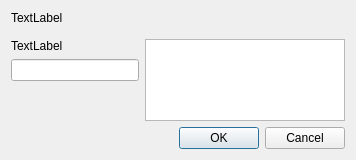
<?xml version="1.0" encoding="UTF-8"?>
<ui version="4.0">
 <class>Dialog</class>
 <widget class="QDialog" name="Dialog">
  <property name="geometry">
   <rect>
    <x>0</x>
    <y>0</y>
    <width>347</width>
    <height>145</height>
   </rect>
  </property>
  <property name="windowTitle">
   <string>Dialog</string>
  </property>
  <layout class="QGridLayout" name="gridLayout">
   <property name="sizeConstraint">
    <enum>QLayout::SetMinimumSize</enum>
   </property>
   <item row="2" column="1" rowspan="3">
    <widget class="QListView" name="listview">
     <property name="sizePolicy">
      <sizepolicy hsizetype="MinimumExpanding" vsizetype="Expanding">
       <horstretch>0</horstretch>
       <verstretch>0</verstretch>
      </sizepolicy>
     </property>
     <property name="minimumSize">
      <size>
       <width>200</width>
       <height>0</height>
      </size>
     </property>
    </widget>
   </item>
   <item row="5" column="0" colspan="2">
    <widget class="QDialogButtonBox" name="buttonBox">
     <property name="orientation">
      <enum>Qt::Horizontal</enum>
     </property>
     <property name="standardButtons">
      <set>QDialogButtonBox::Cancel|QDialogButtonBox::Ok</set>
     </property>
    </widget>
   </item>
   <item row="0" column="0" colspan="2">
    <widget class="QLabel" name="description_lbl">
     <property name="sizePolicy">
      <sizepolicy hsizetype="Preferred" vsizetype="MinimumExpanding">
       <horstretch>0</horstretch>
       <verstretch>0</verstretch>
      </sizepolicy>
     </property>
     <property name="text">
      <string>TextLabel</string>
     </property>
     <property name="wordWrap">
      <bool>true</bool>
     </property>
    </widget>
   </item>
   <item row="2" column="0">
    <widget class="QLabel" name="setter_lbl">
     <property name="text">
      <string>TextLabel</string>
     </property>
    </widget>
   </item>
   <item row="3" column="0">
    <widget class="QLineEdit" name="setter_edit">
     <property name="sizePolicy">
      <sizepolicy hsizetype="MinimumExpanding" vsizetype="Fixed">
       <horstretch>0</horstretch>
       <verstretch>0</verstretch>
      </sizepolicy>
     </property>
     <property name="minimumSize">
      <size>
       <width>128</width>
       <height>0</height>
      </size>
     </property>
    </widget>
   </item>
   <item row="4" column="0">
    <spacer name="verticalSpacer">
     <property name="orientation">
      <enum>Qt::Vertical</enum>
     </property>
     <property name="sizeType">
      <enum>QSizePolicy::MinimumExpanding</enum>
     </property>
     <property name="sizeHint" stdset="0">
      <size>
       <width>20</width>
       <height>40</height>
      </size>
     </property>
    </spacer>
   </item>
   <item row="1" column="0" colspan="2">
    <spacer name="verticalSpacer_2">
     <property name="orientation">
      <enum>Qt::Vertical</enum>
     </property>
     <property name="sizeType">
      <enum>QSizePolicy::Fixed</enum>
     </property>
     <property name="sizeHint" stdset="0">
      <size>
       <width>20</width>
       <height>8</height>
      </size>
     </property>
    </spacer>
   </item>
  </layout>
 </widget>
 <resources/>
 <connections>
  <connection>
   <sender>buttonBox</sender>
   <signal>accepted()</signal>
   <receiver>Dialog</receiver>
   <slot>accept()</slot>
   <hints>
    <hint type="sourcelabel">
     <x>248</x>
     <y>254</y>
    </hint>
    <hint type="destinationlabel">
     <x>157</x>
     <y>274</y>
    </hint>
   </hints>
  </connection>
  <connection>
   <sender>buttonBox</sender>
   <signal>rejected()</signal>
   <receiver>Dialog</receiver>
   <slot>reject()</slot>
   <hints>
    <hint type="sourcelabel">
     <x>316</x>
     <y>260</y>
    </hint>
    <hint type="destinationlabel">
     <x>286</x>
     <y>274</y>
    </hint>
   </hints>
  </connection>
 </connections>
</ui>
